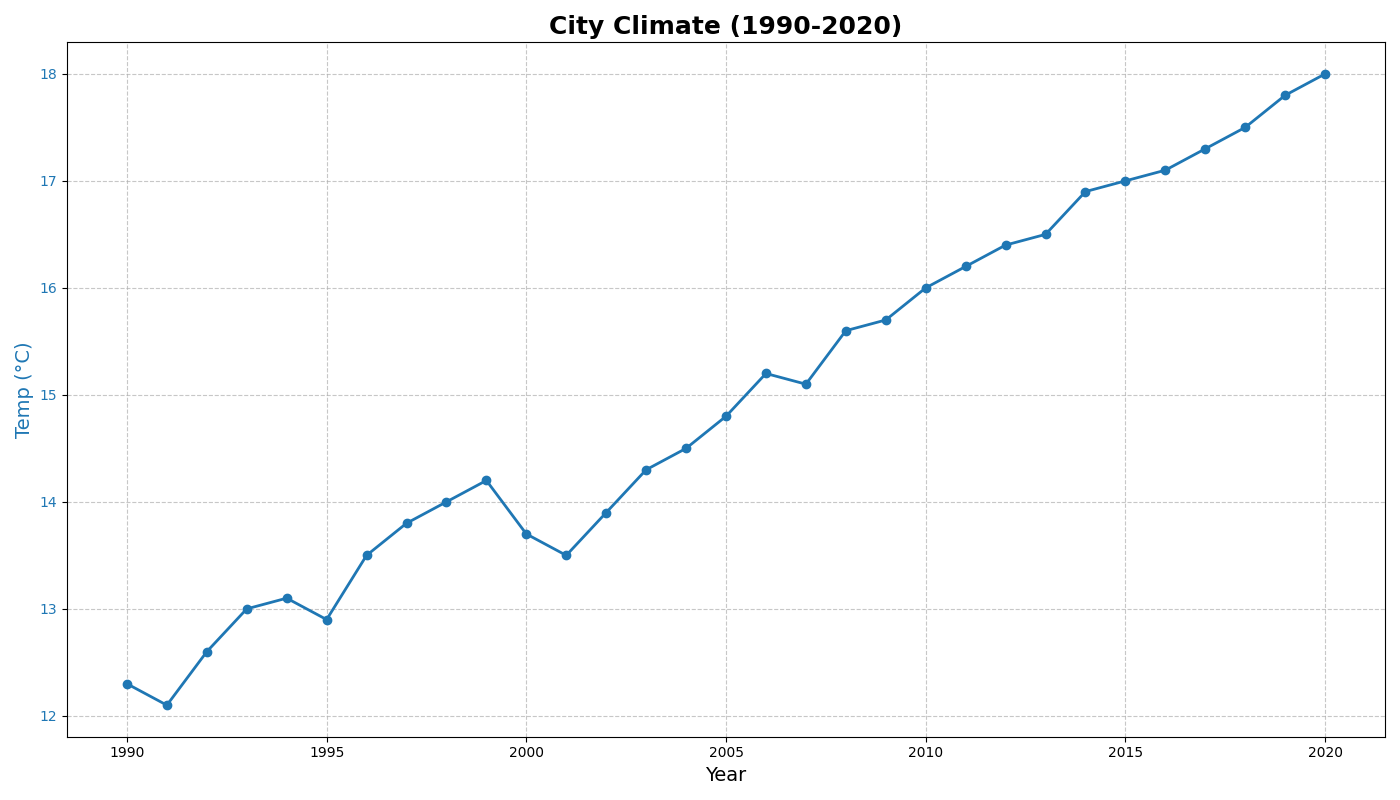

Write Python code to recreate this figure.
import numpy as np
import matplotlib.pyplot as plt

years = np.arange(1990, 2021)
avg_temp = np.array([12.3, 12.1, 12.6, 13.0, 13.1, 12.9, 13.5, 13.8, 14.0, 
                     14.2, 13.7, 13.5, 13.9, 14.3, 14.5, 14.8, 15.2, 15.1, 
                     15.6, 15.7, 16.0, 16.2, 16.4, 16.5, 16.9, 17.0, 17.1, 
                     17.3, 17.5, 17.8, 18.0])

fig, ax1 = plt.subplots(figsize=(14, 8))

color = 'tab:blue'
ax1.set_title('City Climate (1990-2020)', fontsize=18, fontweight='bold')
ax1.set_xlabel('Year', fontsize=14)
ax1.set_ylabel('Temp (°C)', fontsize=14, color=color)
ax1.plot(years, avg_temp, color=color, linestyle='-', linewidth=2, marker='o', label='Temp')
ax1.tick_params(axis='y', labelcolor=color)

ax1.grid(True, linestyle='--', alpha=0.7)

plt.tight_layout()

plt.show()
